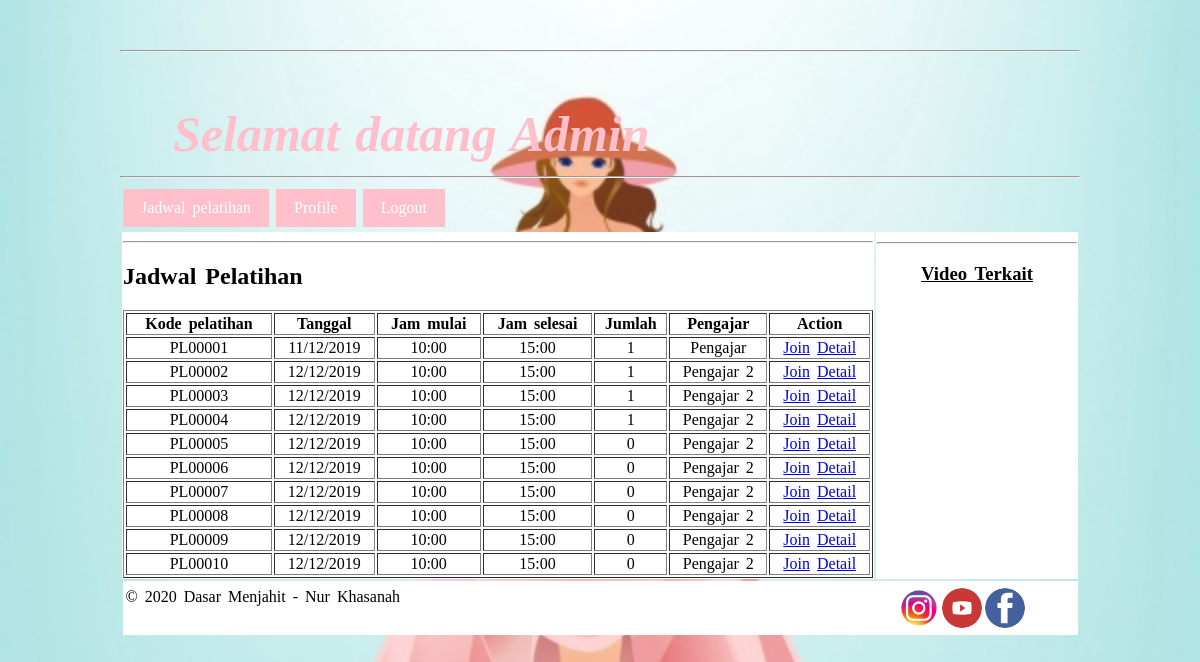
Page /jadwal_kursus.php (signed in) on the earlier database version.
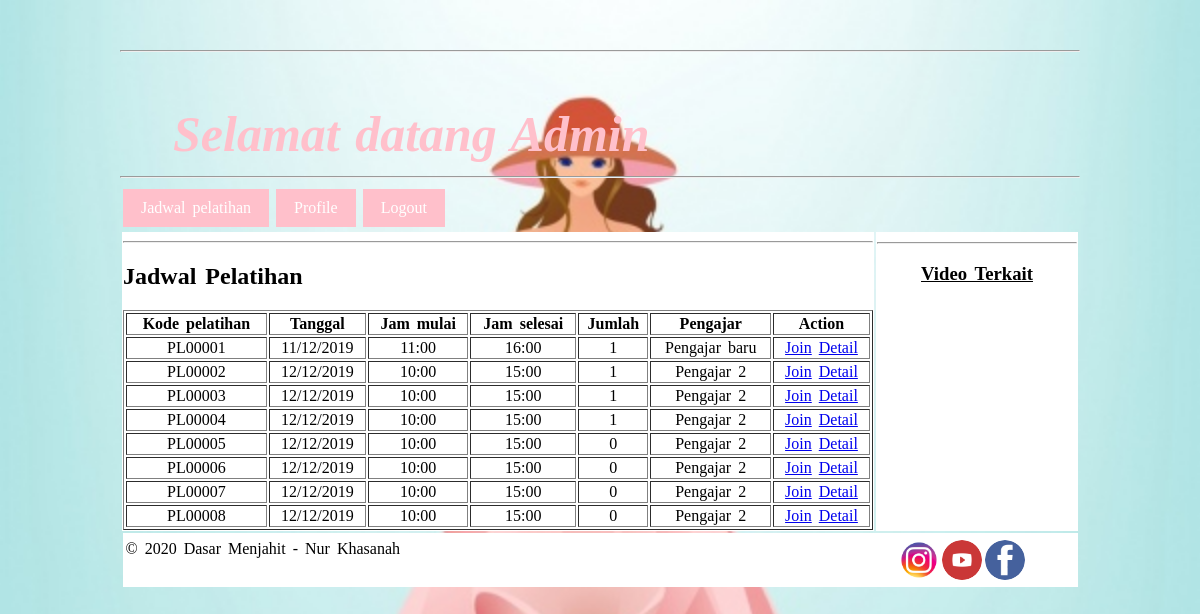
Same page on the later database version.
### tables this page shows
CREATE TABLE `pelatihan`  (
  `id` int(11) NOT NULL AUTO_INCREMENT,
  `kode_pelatihan` varchar(255) NOT NULL,
  `tanggal` date NULL DEFAULT NULL,
  `jam_masuk` varchar(255) NULL DEFAULT NULL,
  `jam_keluar` varchar(255) NULL DEFAULT NULL,
  `pengajar` varchar(255) NULL DEFAULT NULL,
  PRIMARY KEY (`id`) USING BTREE
);

### jadwal_kursus.php (the view, shortened to what this page needs)
<?php
    require('koneksi.php');
    $query = 'SELECT pelatihan.*, ( SELECT COUNT(id) FROM pelatihan_user WHERE pelatihan_user.pelatihan_id = pelatihan.id ) AS jumlah FROM pelatihan';
    $result = mysqli_query($db, $query);
    $id = $_SESSION['user']['id'];
?>
<html>
<head>
<link rel ="stylesheet" type="text/css" href="style.css">
</head>
<body>
<div id="wrap" >
		<table id="header" >
			<tr><hr>
				<td><i><strong><blink>Selamat datang <?php echo $_SESSION['user']['nama'] ?></blink></strong><i></td>
		</tr>
	</table>
    <table>
	<tr>
		<td>
            <a href="jadwal_kursus.php" class="pilih">Jadwal pelatihan</a>
            <a href="profile.php?id=<?php echo $id ?>" class="pilih">Profile</a>
            <a href="logout.php" class="pilih">Logout</a>
		</td>
		</tr>
		<hr>
	</table>
	<div >
	<table >
		<tr>
			<td id="isitable" width="100%"><hr>
			<h2>Jadwal Pelatihan</h2>
            <table width="100%" style="text-align: center" border="1">
                <tr>
                    <th>Kode pelatihan</th>
                    <th>Tanggal</th>
                    <th>Jam mulai</th>
                    <th>Jam selesai</th>
                    <th>Jumlah</th>
                    <th>Pengajar</th>
                    <th>Action</th>
                </tr>
                <?php while($row = mysqli_fetch_object($result)){ ?>
                    <tr>
                        <td><?php echo $row->kode_pelatihan ?></td>
                        <td><?php echo date_format(date_create($row->tanggal), "d/m/Y") ?></td>
                        <td><?php echo $row->jam_masuk ?></td>
                        <td><?php echo $row->jam_keluar ?></td>
                        <td><?php echo $row->jumlah ?></td>
                        <td><?php echo $row->pengajar ?></td>
                        <td>
                            <a href="join_pelatihan.php?id=<?php echo $row->id ?>">Join</a>
                            <a href="detail_pelatihan.php?id=<?php echo $row->id ?>">Detail</a>
                        </td>
                    </tr>
                <?php } ?>
            </table>
		</td>
		<td id="isitable" valign="top">
			<div class="dropdown"><hr>
  						<h3><span><b><center><u>Video Terkait</u></center></b></span></h3>
			</div>
		</td>
		</tr>
	</table>
	</div>
	<div id="footer" sytle="margin-top: 50px">
	<table >
	<tr>
		<td colspan="2" id="isitable" width="955px"height="50px">&copy;&nbsp;<script>document.write(new Date().getFullYear());</script> Dasar Menjahit - Nur Khasanah &nbsp;
    	<a href="https://www.facebook.com"><img src="fb1.png" class="imgfooter2" align="right"></a>&nbsp;&nbsp;&nbsp;&nbsp;&nbsp;
				<a href="http://www.youtube.com"><img src="yt1.png" class="imgfooter" align="right"></a>
				<a href="https://www.instagram.com"><img src="insta.png" class="imgfooter" align="right"></a>
		</td>
	</tr>
	</table>
	</div>
</div>
</body>
</html>

### style.css (style rules this page uses)
body { background-image: url("images/dress.jpg"); background-attachment:fixed; background-size:cover; height:145px; width:1000px; margin:0px auto ; word-spacing:3px; font-family:cursive; }
#header { margin-top:50px; margin-left:50px; margin-right:50px; margin-bottom:10px; font-family: cursive ; font-size : 50px; color: pink; }
#footer { background:white; width:955px; margin:0px auto ; display:block; }
.imgfooter { text-align: right; width: 40px; height: 40px; border-radius:50%; }
.imgfooter2 { margin-right:50px; text-align: right; width: 40px; height: 40px; border-radius:50%; }
.pilih:link { background:pink; color:white; }
.pilih { display:inline-block; text-decoration:none; padding:10px 18px ; }
#wrap { margin-top:50px; margin-left:20px; margin-right:20px; margin-bottom:50px; }
#isitable { background:white; margin-top:50px; }
.dropdown { width:200px; position: relative; margin-top: 1px; display: inline-block; }

Differences in the rows shown:
removed pelatihan: kode_pelatihan "PL00009", tanggal "12/12/2019", jam_masuk "10:00", jam_keluar "15:00", jumlah "0", pengajar "Pengajar 2"
removed pelatihan: kode_pelatihan "PL00010", tanggal "12/12/2019", jam_masuk "10:00", jam_keluar "15:00", jumlah "0", pengajar "Pengajar 2"
changed pelatihan "PL00001": jam_masuk "10:00" → "11:00"; jam_keluar "15:00" → "16:00"; pengajar "Pengajar" → "Pengajar baru"
